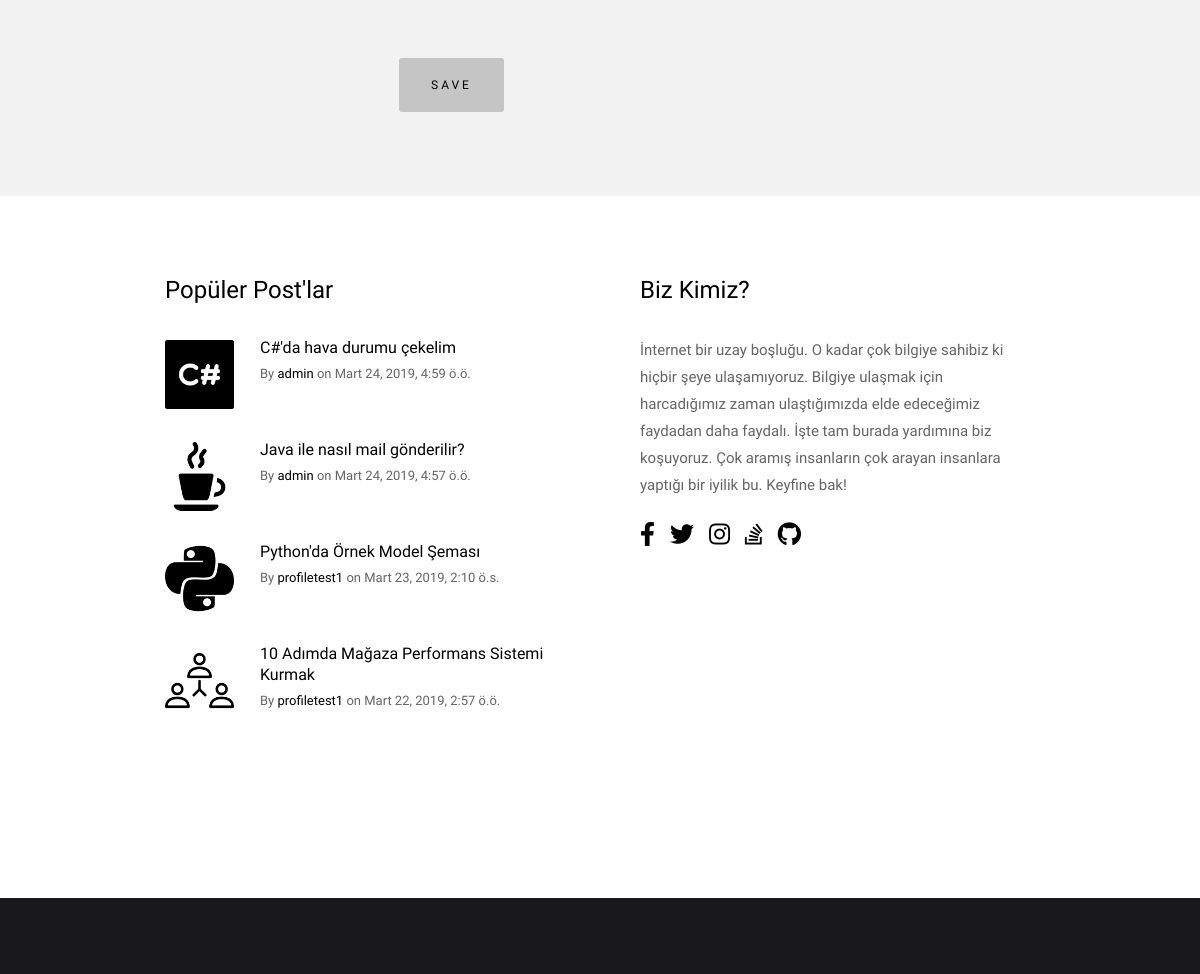
Before: /user/profile/admin/ (signed in, middle part) with the older database file.
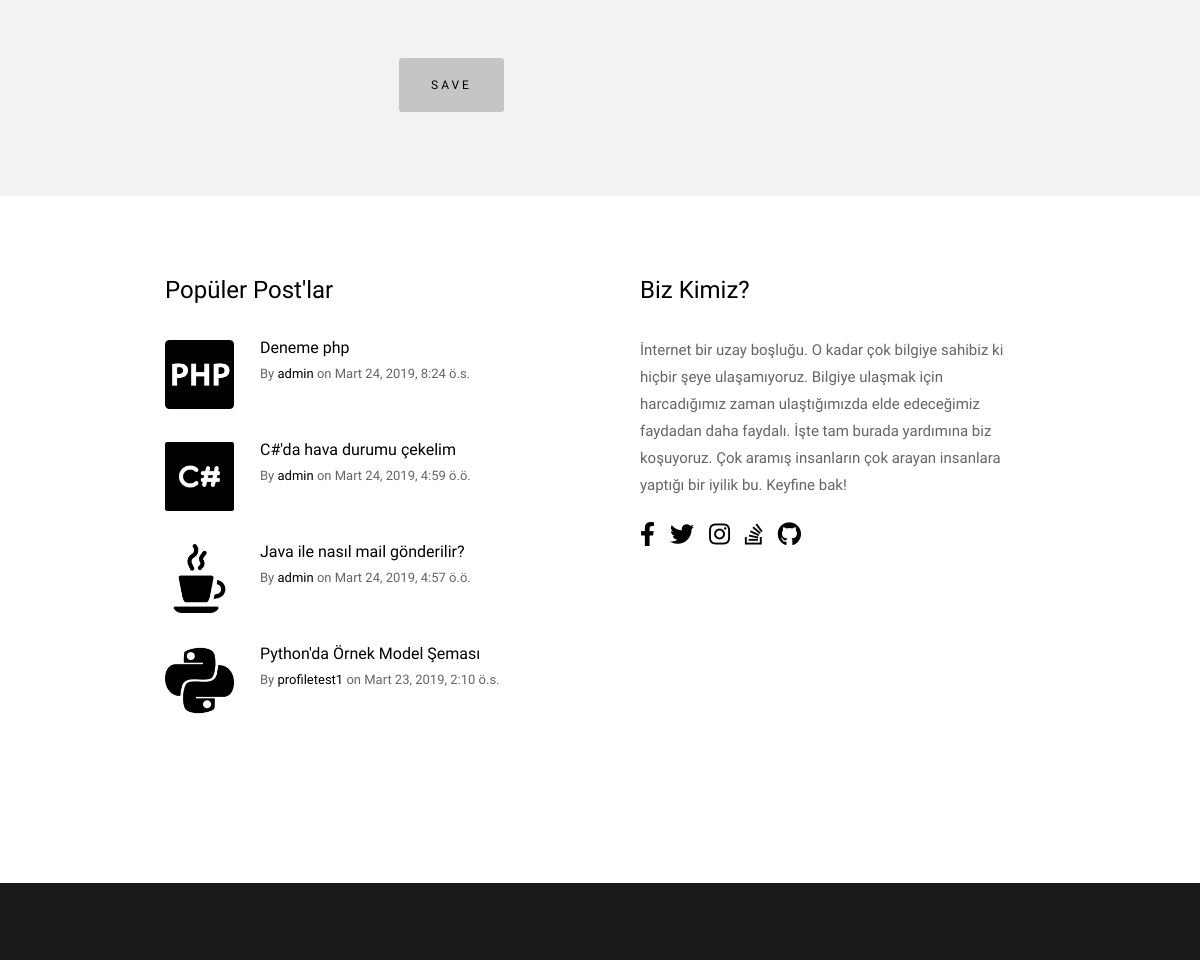
After: the same page with the newer database file.
### blog/models.py (models this page shows, shortened)
class Post(models.Model):
    author = models.ForeignKey("auth.User", on_delete=models.CASCADE, verbose_name="Author")
    category = models.ForeignKey("Category", on_delete=models.CASCADE, verbose_name="Category Name")
    sub_category = models.ForeignKey("SubCategory", on_delete=models.CASCADE, verbose_name="Sub-Category Name",
                                     related_name="sub_category")
    title = models.CharField(max_length=50, verbose_name="Post Title")
    slug = models.SlugField(max_length=55, blank=True, null=True)
    description = RichTextField(max_length=100000, null=False)
    image = models.ImageField(upload_to='story_images/', null=True, blank=True,
                              default='')
    created_date = models.DateTimeField(auto_now_add=True, verbose_name="Created Date")
    updated_date = models.DateTimeField(blank=True, null=True, verbose_name="Updated Date")
    verified_date = models.DateTimeField(auto_now_add=True, verbose_name="Verified Date")
    STATUS_DRAFT = 1
    STATUS_PUBLISHED = 2
    STATUS_ARCHIVED = 3
    STATUS_DEACTIVATED = 4
    STATUSES = (
        (STATUS_DRAFT, 'Taslak'),
        (STATUS_PUBLISHED, 'Yayında'),
        (STATUS_ARCHIVED, 'Arşivlendi'),
        (STATUS_DEACTIVATED, 'Kaldırıldı')
    )
    active_post = models.SmallIntegerField(choices=STATUSES, default="2")
    tag = models.ManyToManyField(SubCategory)

class SubCategory(models.Model):
    category_name = models.ForeignKey(Category, on_delete=models.CASCADE, null=True, related_name='subcategories')
    sub_category_name = models.CharField(max_length=50, verbose_name="Sub-Category Name")
    sub_category_image = models.FileField(upload_to='sub_category_images/', null=True, blank=True)
    def __str__(self):
        return self.sub_category_name

### user/views.py (the view)
# urls.py: path('profile/<slug:slug>/', views.profile, name="profile"),
@login_required
def profile(request, slug):
    profile_detail = get_object_or_404(Profile, slug=slug)
    context = {
        "profile_detail": profile_detail
    }
    return render(request, "profile_pages/profile.html", context)

### base_pages/views.py (called while the page is built)
def categories(request):
    categories = Category.objects.all()
    context = {
        "categories": categories,
    }
    return context

def footerpost(request):
    footer_post = Post.objects.filter(active_post="2").order_by('-created_date')
    context = {
        "footer_post": footer_post,
    }
    return context

### blog/templatetags/my_filters.py (called while the page is built)
@register.filter()
def upfirstletter(value):
    first = value[0] if len(value) > 0 else ''
    remaining = value[1:] if len(value) > 1 else ''
    return first.upper() + remaining

### templates/profile_pages/profile.html (shortened to what this page needs)
{% extends "base/layout.html" %}
{% load static %}
{% block body %}
<section class="s-content" style="padding-top: 0px">
        <section id="styles" class="s-styles">
<div class="container bootstrap snippet">
    <div class="row">
    	<div class="col-sm-9">
          <div class="tab-content">
             <div class="tab-pane" id="settings">
                  <form class="form" action="##" method="post" id="registrationForm">
                      <div class="form-group">
                          <div class="col-xs-6">
                          </div>
                      </div>
                      <div class="form-group">
                           <div class="col-xs-12">
                                <br>
                              	<button class="btn btn-lg btn-success pull-right" type="submit"> Save</button>
                            </div>
                      </div>
              	</form>
              </div>
              </div>
          </div>
        </div>
    </div>
</section>
</section>
{% endblock %}

### templates/base/components/s-extra-footer-top.html
{% load static %}
{% load my_filters %}
<section class="s-extra">
    <div class="row top">
        <div class="col-eight md-six tab-full popular">
            <h3>Popüler Post'lar</h3>
            <div class="block-1-2 block-m-full popular__posts">
                {% for post in footer_post|slice:":6" %}
                    <article class="col-block popular__post">
                        <a href="#0" class="popular__thumb">
                            <img src="{{ post.sub_category.sub_category_image.url }}" alt="">
                        </a>
                        <h5><a href="{% url 'posts:detail' slug=post.slug %}">{{ post.title|safe|upfirstletter }}</a></h5>
                        <section class="popular__meta">
                            <span class="popular__author"><span>By</span> <a href="{% url 'user:profile' slug=post.author %}">{{ post.author }}</a></span>
                            <span class="popular__date"><span>on</span> <time
                                    datetime="2017-12-19">{{ post.created_date }}</time></span>
                        </section>
                    </article>
                {% endfor %}
            </div>
        </div>
        <div class="col-four md-six tab-full about">
            <h3>Biz Kimiz?</h3>
            <p>
                İnternet bir uzay boşluğu. O kadar çok bilgiye sahibiz ki hiçbir şeye ulaşamıyoruz. Bilgiye ulaşmak için
                harcadığımız zaman ulaştığımızda elde edeceğimiz faydadan daha faydalı. İşte tam burada
                yardımına biz koşuyoruz. Çok aramış insanların çok arayan insanlara yaptığı bir iyilik bu. Keyfine bak!
            </p>
            <ul class="about__social">
                <li>
                    <a href="" target="_blank"><i class="fab fa-facebook-f"></i></a>
                </li>
                <li>
                    <a href="https://twitter.com/kolayinibul" target="_blank"><i class="fab fa-twitter"></i></a>
                </li>
                <li>
                    <a href="https://www.instagram.com/kolayinibul" target="_blank"><i class="fab fa-instagram"></i></a>
                </li>
                <li>
                    <a href="#0" target="_blank"><i class="fab fa-stack-overflow"></i></a>
                </li>
                <li>
                    <a href="" target="_blank"><i class="fab fa-github"></i></a>
                </li>
            </ul>
        </div>
    </div>
</section>

Changed rows visible on the page:
no longer on this page (row unchanged): Post: sub_category.sub_category_image (picture), title|upfirstletter "10 Adımda Mağaza Performans Sistemi Kurmak", author "profiletest1", created_date "Mart 22, 2019, 2:57 ö.ö."
added Post: sub_category.sub_category_image (picture), title|upfirstletter "Deneme php", author "admin", created_date "Mart 24, 2019, 8:24 ö.s."
